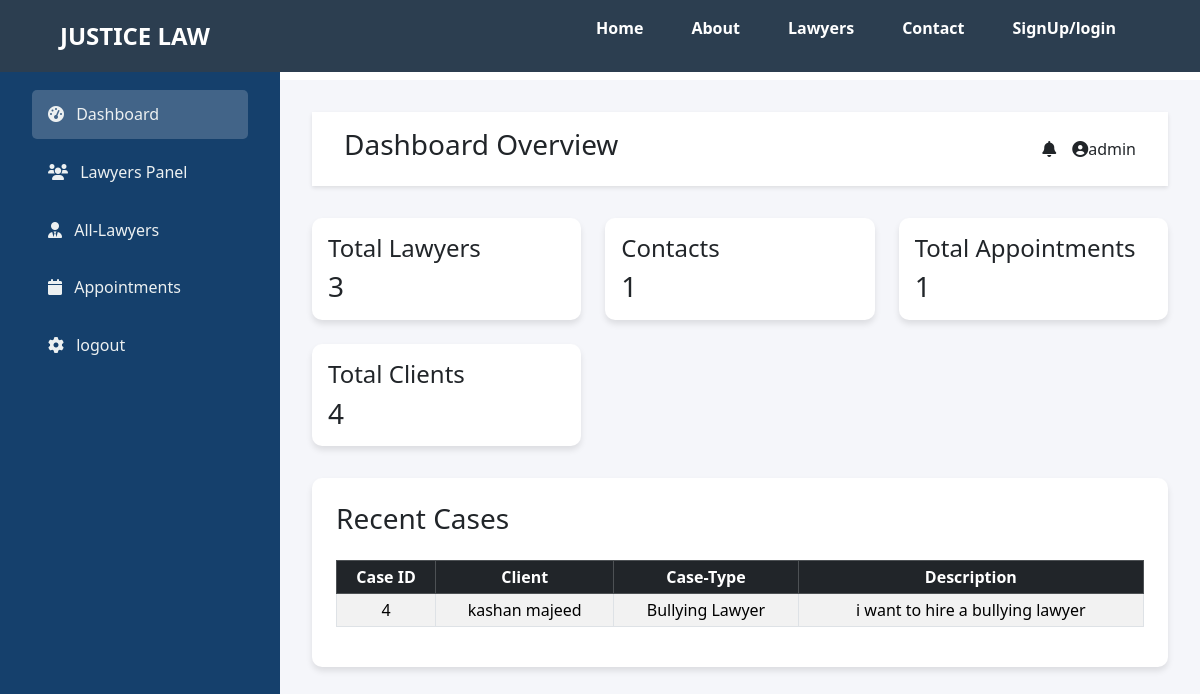
The page /admin-panel.php (signed in) on the database its author committed.
### tables this page shows
CREATE TABLE `appointments` (
  `id` int(11) NOT NULL,
  `name` varchar(55) NOT NULL,
  `email` varchar(55) NOT NULL,
  `password` int(11) NOT NULL,
  `lawyer_type` varchar(55) NOT NULL,
  `details` varchar(500) NOT NULL
);

### admin-panel.php (the view, shortened to what this page needs)
<!DOCTYPE html>
<html lang="en">
<head>
    <link href="https://cdn.jsdelivr.net/npm/bootstrap@5.3.2/dist/css/bootstrap.min.css" rel="stylesheet">
    <link href="https://cdnjs.cloudflare.com/ajax/libs/font-awesome/6.0.0/css/all.min.css" rel="stylesheet">
</head>
<body>
    <?php include 'navbar.php' ?>
    <div class="admin-container">
        <div class="admin-sidebar">
            <h3 class="mb-4">VIP Admin</h3>
            <nav>
                <a href="admin-panel.php" class="nav-link active">
                    <i class="fas fa-tachometer-alt me-2"></i>
                    <span>Dashboard</span>
                </a>
                <a href="lawyer-dashboard.php" class="nav-link">
                    <i class="fas fa-users me-2"></i>
                    <span>Lawyers Panel</span>
                </a>
                <a href="admin-lawyers.php" class="nav-link">
                    <i class="fas fa-user-tie me-2"></i>
                    <span>All-Lawyers</span>
                </a>
                <a href="appointments.php" class="nav-link">
                    <i class="fas fa-calendar me-2"></i>
                    <span>Appointments</span>
                </a>
                <a href="admin-logout.php" class="nav-link">
                    <i class="fas fa-cog me-2"></i>
                    <span>logout</span>
                </a>
            </nav>
        </div>
        <div class="admin-content">
            <div class="admin-header d-flex justify-content-between align-items-center">
                <h3>Dashboard Overview</h3>
                <div class="d-flex align-items-center">
                    <i class="fas fa-bell me-3"></i>
                    <i class="fas fa-user-circle"></i>
                    <span><?php
                        include 'dbconnect.php';
                        $query = "SELECT * FROM `admin`;";
                        $exe = mysqli_query($conn,$query);
                        while($row = mysqli_fetch_assoc($exe)){
                            echo $row['name'];
                        }
                        ?></span>
                </div>
            </div>
            <div class="stats-grid">
                <div class="stat-card">
                    <h4>Total Lawyers</h4>
                    <h3 class="mb-0">
                        <?php
                            include 'dbconnect.php';
                            $query = "SELECT * FROM lawyers";
                            $exe = mysqli_query($conn,$query);
                            $row = mysqli_num_rows($exe);
                            echo "$row"
                            ?>
                    </h3>
                </div>
                <div class="stat-card">
                    <h4>Contacts</h4>
                    <h3 class="mb-0">
                        <?php
                        include 'dbconnect.php';
                            $query = "SELECT * FROM contacts";
                            $exe = mysqli_query($conn,$query);
                            $row = mysqli_num_rows($exe);
                            echo "$row"
                        ?>
                    </h3>
                </div>
                <div class="stat-card">
                    <h4>Total Appointments</h4>
                    <h3 class="mb-0">
                        <?php
                            include 'dbconnect.php';
                            $query = "SELECT * FROM appointments";
                            $exe = mysqli_query($conn,$query);
                            $row = mysqli_num_rows($exe);
                            echo "$row"
                            ?>
                    </h3>
                </div>
                <div class="stat-card">
                    <h4>Total Clients</h4>
                    <h3 class="mb-0"><?php
                    include 'dbconnect.php';
                    $query = "SELECT * FROM appointments";
                    $exe = mysqli_query($conn,$query);
                    $row = mysqli_fetch_assoc($exe);
                    echo "$row[id]"
                    ?></h3>
                </div>
            </div>
            <div class="vip-table">
                <h3 class="mb-4">Recent Cases</h3>
                <table class="table table-striped table-bordered table-hover table-responsive table-sm">
                    <thead class="table-dark text-center align-middle ">
                        <tr>
                            <th>Case ID</th>
                            <th>Client</th>
                            <th>Case-Type</th>
                            <th>Description</th>
                        </tr>
                    </thead>
                    <tbody class="text-center">
                        <?php
                        include 'dbconnect.php';
                        $query = "SELECT * FROM appointments";
                        $result = mysqli_query($conn, $query);
                        while ($row = mysqli_fetch_assoc($result)) {
                        ?>
                        <tr>
                            <td><?php echo $row['id']; ?></td>
                            <td><?php echo $row['name']; ?></td>
                            <td><?php echo $row['lawyer_type']; ?></td>
                            <td><?php echo $row['details']; ?></td>
                        </tr>
                        <?php
                    }
                    ?>
                </tbody>
                </table>
            </div>
        </div>
    </div>
</body>
</html>

### admin-panel.php (style rules this page uses)
:root { --primary-color: #15406cff; --secondary-color: #1a426bff; --accent-color: #3498db; --text-light: #ecf0f1; }
.admin-container { display: flex; min-height: 100vh; }
.admin-sidebar { width: 280px; background: var(--primary-color); padding: 2rem; color: var(--text-light); }
.admin-content { flex: 1; padding: 2rem; margin-top: 80px; background: #f5f6fa; }
.stats-grid { display: grid; grid-template-columns: repeat(auto-fit, minmax(250px, 1fr)); gap: 1.5rem; margin-bottom: 2rem; }
.active { background: #f5f6fa33; }
.stat-card { background: white; padding: 1rem; border-radius: 10px; box-shadow: 0 4px 6px rgba(0,0,0,0.1); }
.vip-table { background: white; border-radius: 10px; box-shadow: 0 4px 6px rgba(0,0,0,0.1); padding: 1.5rem; }
.admin-header { background: white; padding: 1rem 2rem; box-shadow: 0 2px 4px rgba(0,0,0,0.1); margin-bottom: 2rem; }
.nav-link { color: var(--text-light); padding: 0.8rem 1rem; margin: 0.5rem 0; border-radius: 5px; transition: all 0.3s ease; }

### rows shown on the page
appointments: id "4", name "kashan majeed", lawyer_type "Bullying Lawyer", details "i want to hire a bullying lawyer"

### other values the page prints
$row['name'] "admin"
$row "3"
$row "1"
